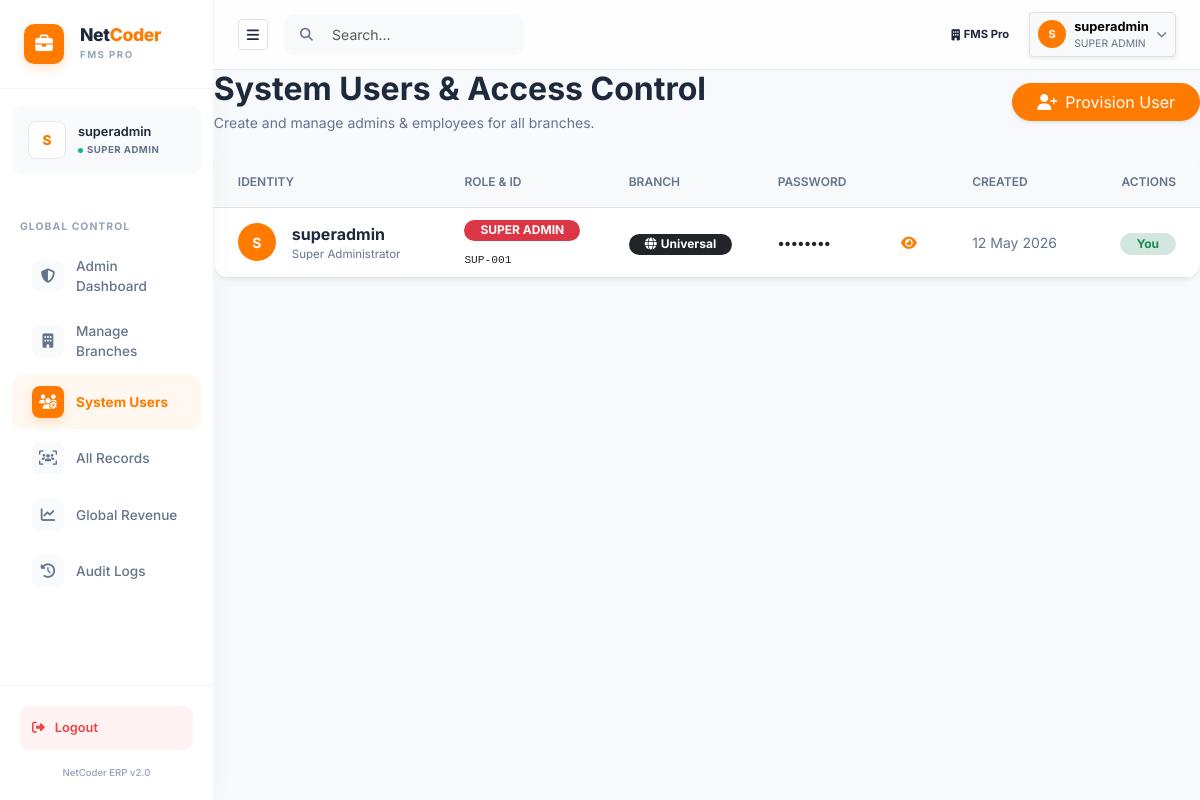
The page /admin/users.php (signed in) on the database its author committed.
### tables this page shows
CREATE TABLE `users` (
  `id`             INT(11)      NOT NULL AUTO_INCREMENT,
  `employee_id`    VARCHAR(50)  DEFAULT NULL COMMENT 'e.g. SCH-ADM-001, REST-EMP-042',
  `full_name`      VARCHAR(100) DEFAULT NULL,
  `username`       VARCHAR(50)  NOT NULL,
  `password`       VARCHAR(255) NOT NULL COMMENT 'Bcrypt hash',
  `plain_password` VARCHAR(255) DEFAULT NULL COMMENT 'Stored for admin reference only',
  `role`           ENUM('super_admin','admin','employee') NOT NULL DEFAULT 'employee',
  `branch_id`      INT(11)      DEFAULT NULL COMMENT 'NULL = universal (super_admin)',
  `created_by`     INT(11)      DEFAULT NULL COMMENT 'Who created this user',
  `is_active`      TINYINT(1)   NOT NULL DEFAULT 1,
  `created_at`     TIMESTAMP    NOT NULL DEFAULT CURRENT_TIMESTAMP,
  PRIMARY KEY (`id`),
  UNIQUE KEY `username` (`username`),
  KEY `branch_id` (`branch_id`),
  CONSTRAINT `users_ibfk_1` FOREIGN KEY (`branch_id`) REFERENCES `branches` (`id`) ON DELETE SET NULL
);

### includes/auth.php (called while the page is built, shortened)
<?php
function isSuperAdmin(): bool {
    return isset($_SESSION['role']) && $_SESSION['role'] === 'super_admin';
}
?>

### admin/users.php (the view, shortened to what this page needs)
<?php
require_once '../includes/auth.php';
include '../includes/header.php';
$is_super = isSuperAdmin();
$my_branch = $_SESSION['branch_id'];
if ($is_super) {
    $users = $conn->query("SELECT u.*, b.branch_name, b.business_type, b.is_pro, b.created_at as branch_created_at FROM users u LEFT JOIN branches b ON u.branch_id = b.id ORDER BY u.id DESC");
} else {
    $bid = (int)$my_branch;
    $users = $conn->query("SELECT u.*, b.branch_name, b.business_type, b.is_pro, b.created_at as branch_created_at FROM users u LEFT JOIN branches b ON u.branch_id = b.id WHERE u.branch_id = $bid AND u.role = 'employee' ORDER BY u.id DESC");
}
?>
<div class="animate-up">
<div class="d-flex justify-content-between align-items-center mb-4">
    <div>
        <h2 class="fw-bold text-dark mb-1">
            <?php echo $is_super ? 'System Users & Access Control' : 'My Branch Staff'; ?>
        </h2>
        <p class="text-muted mb-0 small">
            <?php echo $is_super ? 'Create and manage admins & employees for all branches.' : 'Create and manage employees for your branch.'; ?>
        </p>
    </div>
    <button class="btn btn-primary rounded-pill px-4 shadow-sm" data-bs-toggle="modal" data-bs-target="#addUserModal">
        <i class="fas fa-user-plus me-2"></i><?php echo $is_super ? 'Provision User' : 'Add Employee'; ?>
    </button>
</div>
<div class="card glass-card border-0 shadow-sm rounded-4 overflow-hidden">
    <div class="card-body p-0">
        <div class="table-responsive">
            <table class="table table-hover align-middle mb-0">
                <thead class="bg-light">
                    <tr class="small text-muted text-uppercase">
                        <th class="ps-4 py-3">Identity</th>
                        <th class="py-3">Role & ID</th>
                        <th class="py-3">Branch</th>
                        <th class="py-3">Password</th>
                        <th class="py-3">Created</th>
                        <th class="pe-4 py-3 text-end">Actions</th>
                    </tr>
                </thead>
                <tbody>
                <?php if($users && $users->num_rows > 0): while($row = $users->fetch_assoc()): ?>
                <tr>
                    <td class="ps-4">
                        <div class="d-flex align-items-center gap-3">
                            <div class="d-flex align-items-center justify-content-center bg-primary text-white rounded-circle fw-bold" style="width:38px;height:38px;font-size:14px;flex-shrink:0;">
                                <?php echo strtoupper(substr($row['username'],0,1)); ?>
                            </div>
                            <div>
                                <div class="fw-bold text-dark mb-0"><?php echo htmlspecialchars($row['username']); ?></div>
                                <div class="text-muted" style="font-size:0.72rem;"><?php echo htmlspecialchars($row['full_name'] ?? '—'); ?></div>
                            </div>
                        </div>
                    </td>
                    <td>
                        <?php
                        $rbadge = ['super_admin'=>'bg-danger','admin'=>'bg-warning text-dark','employee'=>'bg-info text-dark'];
                        $rc = $row['role']; $bg = $rbadge[$rc] ?? 'bg-secondary';
                        echo "<span class='badge $bg rounded-pill px-3 mb-1'>".strtoupper(str_replace('_',' ',$rc))."</span>";
                        ?>
                        <div><code style="font-size:0.7rem;color:var(--first-color);"><?php echo htmlspecialchars($row['employee_id'] ?? '—'); ?></code></div>
                    </td>
                    <td>
                        <?php if($row['branch_name']): ?>
                            <?php
                                $sub_badge = "";
                                $days_active = (time() - strtotime($row['branch_created_at'])) / 86400;
                                if ($row['is_pro']) {
                                    $sub_badge = '<span class="badge bg-success-subtle text-success border border-success rounded-pill ms-1" style="font-size:0.55rem;"><i class="fas fa-crown me-1"></i>PRO</span>';
                                } elseif ($days_active > 30) {
                                    $sub_badge = '<span class="badge bg-danger-subtle text-danger border border-danger rounded-pill ms-1" style="font-size:0.55rem;"><i class="fas fa-ban me-1"></i>SUB STOPPED</span>';
                                } else {
                                    $sub_badge = '<span class="badge bg-warning-subtle text-warning border border-warning rounded-pill ms-1" style="font-size:0.55rem;"><i class="fas fa-clock me-1"></i>TRIAL</span>';
                                }
                            ?>
                            <div class="small fw-semibold text-dark"><i class="fas fa-building me-1 text-primary" style="font-size:0.75rem;"></i><?php echo htmlspecialchars($row['branch_name']); ?> <?php echo $sub_badge; ?></div>
                            <div class="text-muted" style="font-size:0.7rem;"><?php echo ucfirst($row['business_type'] ?? ''); ?></div>
                        <?php else: ?>
                            <span class="badge bg-dark rounded-pill px-3"><i class="fas fa-globe me-1"></i>Universal</span>
                        <?php endif; ?>
                    </td>
                    <td>
                        <div class="input-group input-group-sm" style="max-width:140px;">
                            <input type="password" class="form-control border-0 bg-transparent fw-bold p-0" value="<?php echo htmlspecialchars($row['plain_password'] ?? '••••••••'); ?>" readonly id="pass_<?php echo $row['id']; ?>">
                            <button class="btn btn-sm btn-link text-primary p-0 ms-2" onclick="togglePass(<?php echo $row['id']; ?>)">
                                <i class="fas fa-eye" id="icon_<?php echo $row['id']; ?>"></i>
                            </button>
                        </div>
                    </td>
                    <td class="small text-muted"><?php echo date('d M Y', strtotime($row['created_at'])); ?></td>
                    <td class="pe-4 text-end">
                        <?php if($_SESSION['user_id'] == $row['id']): ?>
                            <span class="badge bg-success-subtle text-success border rounded-pill px-3">You</span>
                        <?php else: ?>
                            <span class="badge bg-light text-muted rounded-pill px-3 border">Protected</span>
                        <?php endif; ?>
                    </td>
                </tr>
                <?php endwhile; else: ?>
                <tr><td colspan="6" class="text-center py-5 text-muted">No users found.</td></tr>
                <?php endif; ?>
                </tbody>
            </table>
        </div>
    </div>
</div>
</div>
<?php include '../includes/footer.php'; ?>

### rows shown on the page
users: username "S", username "superadmin", full_name "Super Administrator", role "SUPER ADMIN", employee "SUP-001", created_at "12 May 2026", shows "You"

### other values the page prints
$icfg['label'] "FMS PRO"
$initials "S"
$_SESSION['full_name'] "superadmin"
$role_label "SUPER ADMIN"
$_SESSION['branch_name'] "FMS Pro"
substr($_SESSION['username'], 0, 1) "S"
$_SESSION['username'] "superadmin"
str_replace('_',' ',$_SESSION['role']) "SUPER ADMIN"
